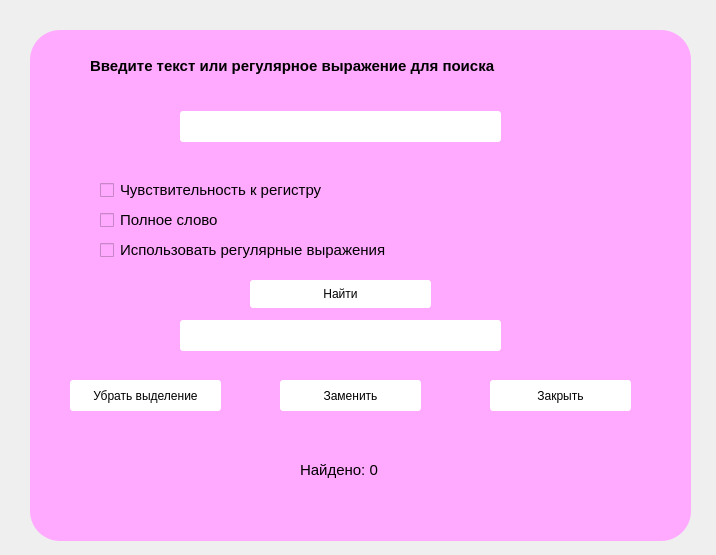
<?xml version="1.0" encoding="UTF-8"?>
<ui version="4.0">
 <class>Form</class>
 <widget class="QWidget" name="Form">
  <property name="geometry">
   <rect>
    <x>0</x>
    <y>0</y>
    <width>716</width>
    <height>555</height>
   </rect>
  </property>
  <property name="windowTitle">
   <string>Form</string>
  </property>
  <widget class="QWidget" name="widget" native="true">
   <property name="geometry">
    <rect>
     <x>30</x>
     <y>30</y>
     <width>661</width>
     <height>511</height>
    </rect>
   </property>
   <property name="styleSheet">
    <string notr="true">background-color: rgb(255, 170, 255);
border-radius:30px;</string>
   </property>
   <widget class="QLabel" name="label">
    <property name="geometry">
     <rect>
      <x>60</x>
      <y>20</y>
      <width>531</width>
      <height>31</height>
     </rect>
    </property>
    <property name="font">
     <font>
      <pointsize>11</pointsize>
      <weight>75</weight>
      <bold>true</bold>
     </font>
    </property>
    <property name="text">
     <string>Введите текст или регулярное выражение для поиска</string>
    </property>
   </widget>
   <widget class="QLineEdit" name="lineEdit">
    <property name="geometry">
     <rect>
      <x>150</x>
      <y>81</y>
      <width>321</width>
      <height>31</height>
     </rect>
    </property>
    <property name="styleSheet">
     <string notr="true">background-color: white;
border-radius:3px;</string>
    </property>
   </widget>
   <widget class="QCheckBox" name="checkBox">
    <property name="geometry">
     <rect>
      <x>70</x>
      <y>150</y>
      <width>271</width>
      <height>20</height>
     </rect>
    </property>
    <property name="font">
     <font>
      <pointsize>11</pointsize>
     </font>
    </property>
    <property name="text">
     <string>Чувствительность к регистру</string>
    </property>
   </widget>
   <widget class="QCheckBox" name="checkBox_2">
    <property name="geometry">
     <rect>
      <x>70</x>
      <y>180</y>
      <width>211</width>
      <height>20</height>
     </rect>
    </property>
    <property name="font">
     <font>
      <pointsize>11</pointsize>
     </font>
    </property>
    <property name="text">
     <string>Полное слово</string>
    </property>
   </widget>
   <widget class="QCheckBox" name="checkBox_3">
    <property name="geometry">
     <rect>
      <x>70</x>
      <y>210</y>
      <width>351</width>
      <height>20</height>
     </rect>
    </property>
    <property name="font">
     <font>
      <pointsize>11</pointsize>
     </font>
    </property>
    <property name="text">
     <string>Использовать регулярные выражения</string>
    </property>
   </widget>
   <widget class="QPushButton" name="pushButton">
    <property name="geometry">
     <rect>
      <x>220</x>
      <y>250</y>
      <width>181</width>
      <height>28</height>
     </rect>
    </property>
    <property name="styleSheet">
     <string notr="true">QPushButton{
    background-color: rgb(255, 255, 255);
    border-radius:3px;
}
QPushButton:pressed{
    color:rgba(65,105,225,225);
    border-radius:3px;
}</string>
    </property>
    <property name="text">
     <string>Найти</string>
    </property>
   </widget>
   <widget class="QLineEdit" name="lineEdit_2">
    <property name="geometry">
     <rect>
      <x>150</x>
      <y>290</y>
      <width>321</width>
      <height>31</height>
     </rect>
    </property>
    <property name="styleSheet">
     <string notr="true">background-color: white;
border-radius:3px;</string>
    </property>
   </widget>
   <widget class="QPushButton" name="pushButton_2">
    <property name="geometry">
     <rect>
      <x>250</x>
      <y>350</y>
      <width>141</width>
      <height>31</height>
     </rect>
    </property>
    <property name="styleSheet">
     <string notr="true">QPushButton{
    background-color: rgb(255, 255, 255);
    border-radius:3px;
}
QPushButton:pressed{
    color:rgba(65,105,225,225);
    border-radius:3px;
}</string>
    </property>
    <property name="text">
     <string>Заменить</string>
    </property>
   </widget>
   <widget class="QPushButton" name="pushButton_3">
    <property name="geometry">
     <rect>
      <x>40</x>
      <y>350</y>
      <width>151</width>
      <height>31</height>
     </rect>
    </property>
    <property name="styleSheet">
     <string notr="true">QPushButton{
    background-color: rgb(255, 255, 255);
    border-radius:3px;
}
QPushButton:pressed{
    color:rgba(65,105,225,225);
    border-radius:3px;
}</string>
    </property>
    <property name="text">
     <string>Убрать выделение</string>
    </property>
   </widget>
   <widget class="QPushButton" name="pushButton_4">
    <property name="geometry">
     <rect>
      <x>460</x>
      <y>350</y>
      <width>141</width>
      <height>31</height>
     </rect>
    </property>
    <property name="styleSheet">
     <string notr="true">QPushButton{
    background-color: rgb(255, 255, 255);
    border-radius:3px;
}
QPushButton:pressed{
    color:rgba(65,105,225,225);
    border-radius:3px;
}</string>
    </property>
    <property name="text">
     <string>Закрыть</string>
    </property>
   </widget>
   <widget class="QLabel" name="label_2">
    <property name="geometry">
     <rect>
      <x>270</x>
      <y>430</y>
      <width>101</width>
      <height>20</height>
     </rect>
    </property>
    <property name="font">
     <font>
      <pointsize>11</pointsize>
     </font>
    </property>
    <property name="text">
     <string>Найдено: 0</string>
    </property>
   </widget>
  </widget>
 </widget>
 <resources/>
 <connections/>
</ui>
